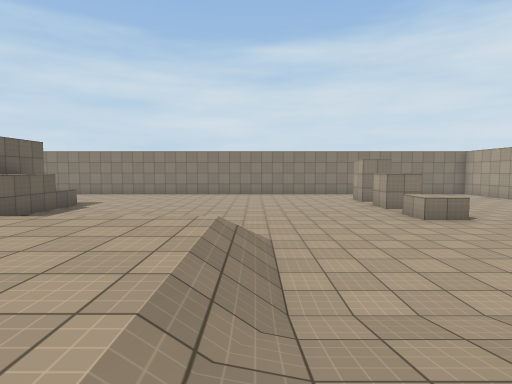
[1] (above)

20 first-person views from a walk through a Unity game level. The camera is 1.2 m above the floor, tilts 4° down and sees 80° across. The floor is counted in squares, 2 m on a side. Each view is taken from the middle of a square. On the plan, view 1 faces up. The plan holds only what a view shows up to about 9 squares ahead; the rest is blank. Surface patterns are stand-ins for the level's own textures.

[2]
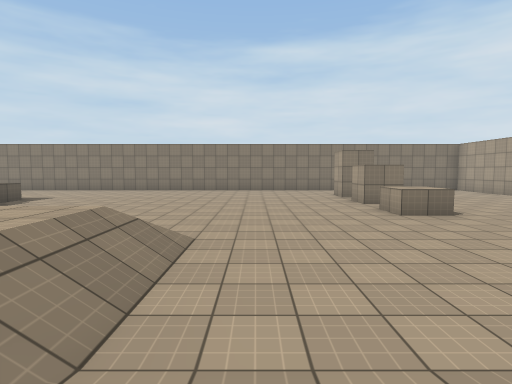

[3]
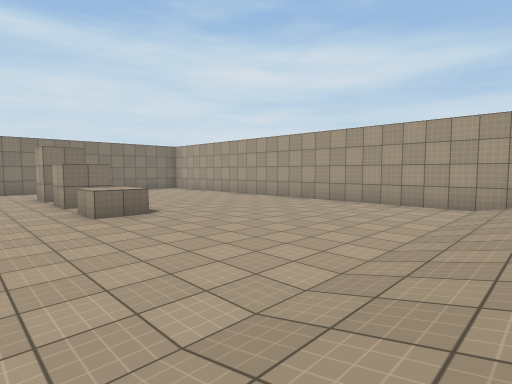

[4]
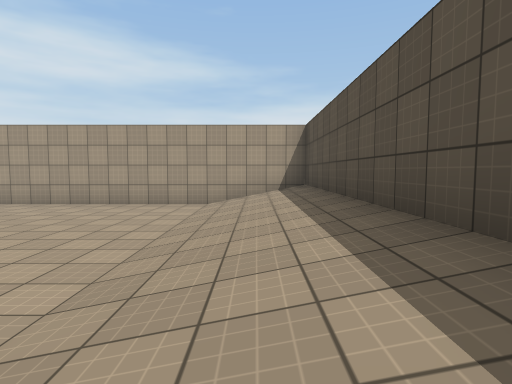

[5]
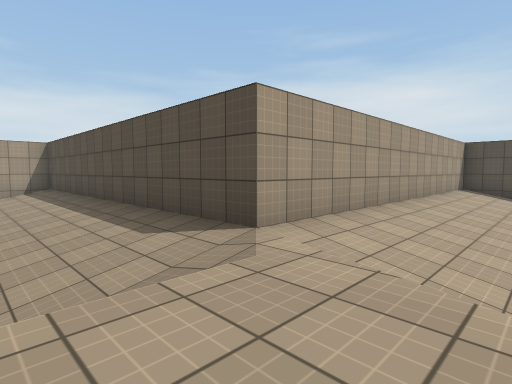

[6]
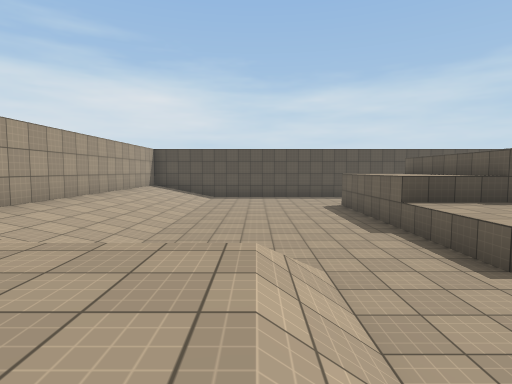

[7]
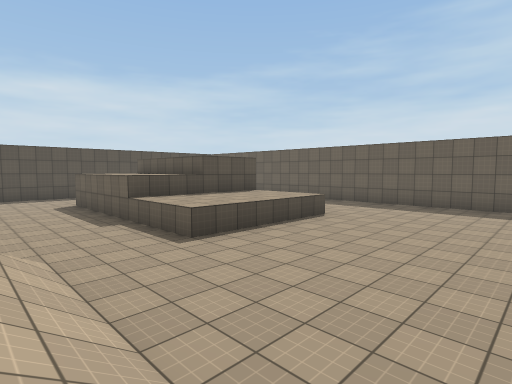

[8]
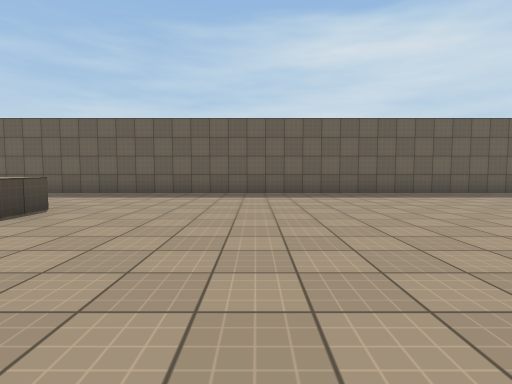

[9]
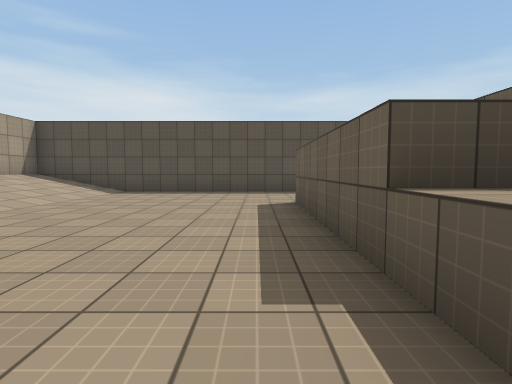

[10]
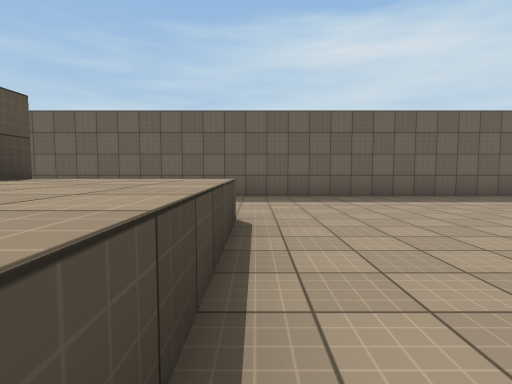

[11]
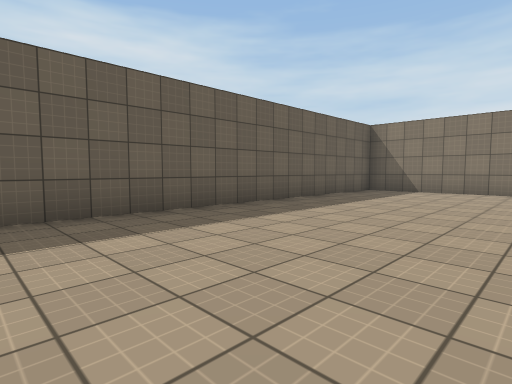

[12]
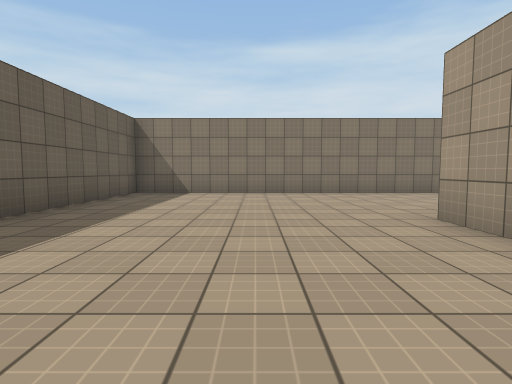

[13]
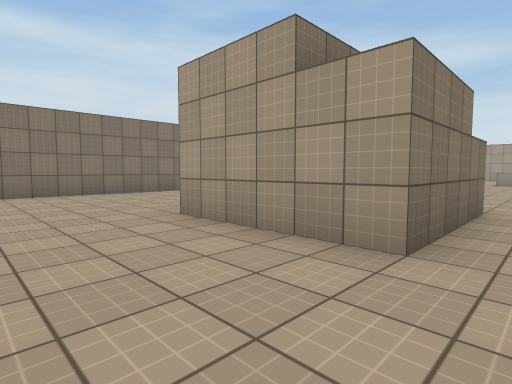

[14]
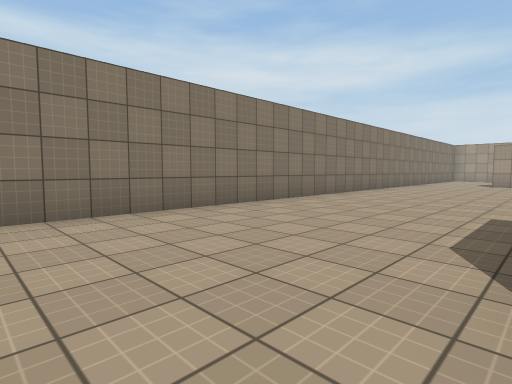

[15]
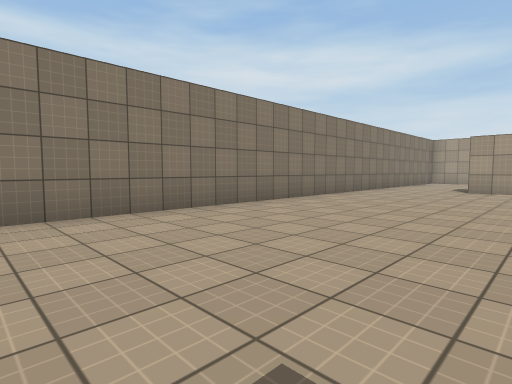

[16]
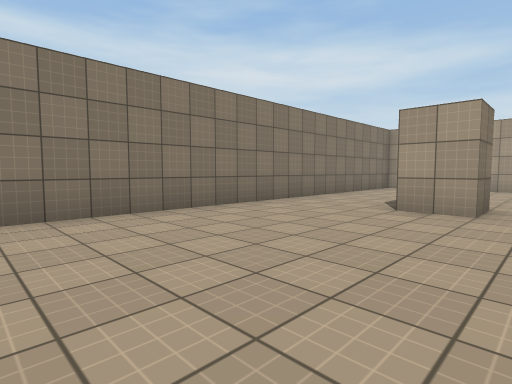

[17]
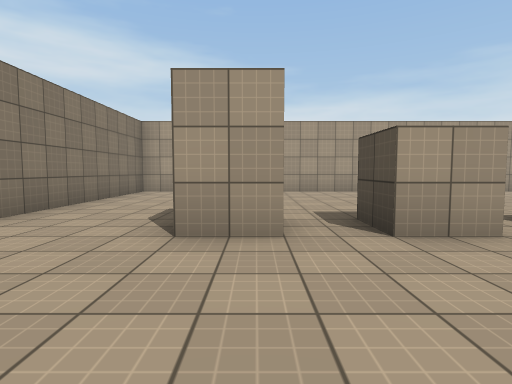

[18]
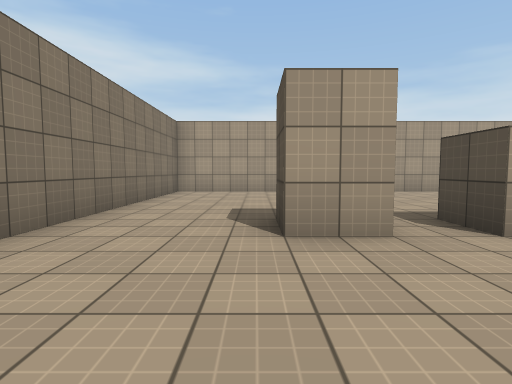

[19]
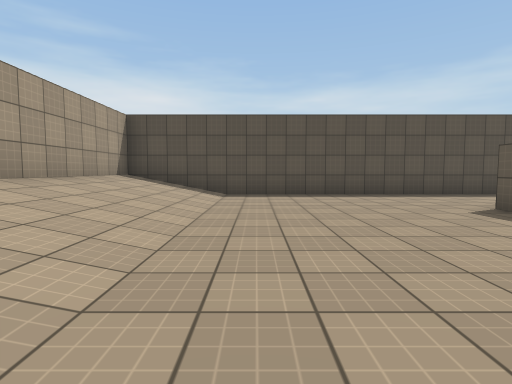

[20]
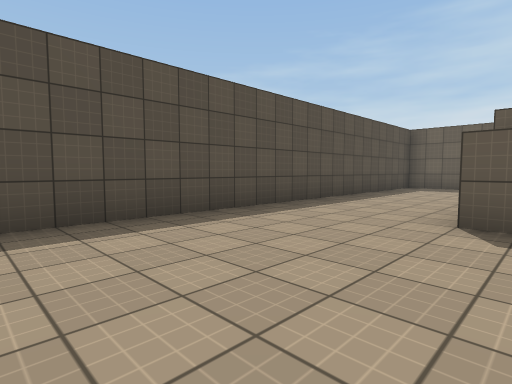

### Floor plan
Key: @ floor where view 1 was taken; # wall or solid block; . main floor; : floor 1 m higher than the main floor; / step, stairs or slope; ^ raised ledge.
Columns run from 15 left of view 1 to 10 right of it. Each row starts with its distance up from view 1.
 15 ##########################
 14 #........................#
 13 #........................#
 12 #........................#
 11 #..................#.....#
 10 #........................#
  9 #......# ^.........#.....#
  8 #......###...............#
  7 #......###.........^.....#
  6 #.........    ...........#
  5 #.......       ..........#
  4 #......... /////.........#
  3 #........../:::/.........#
  2 #........../::://////////#
  1 #........../::://////////#
  0 #........../ //@/////////#
 -1 #....^^^^... ///##########
 -2 #.. .^^^^....///#
 -3 #   .####....///#
 -4 #       #....///#
 -5 #       #....///#
 -6         #....///#
 -7      ........///#
 -8   ...........///#
 -9   ...........///#
-10    ##############

Where each view was taken, in squares from view 1:
view 1: 0 up, 0 right, facing up
view 2: 1 up, 1 right, facing up
view 3: 1 up, 2 right, facing up-right
view 4: 1 up, 2 right, facing right
view 5: 2 up, 2 left, facing down-right
view 6: 3 up, 4 left, facing down
view 7: 4 up, 4 left, facing down-left
view 8: 3 up, 6 left, facing left
view 9: 1 down, 6 left, facing down
view 10: 0 up, 7 left, facing left
view 11: 5 up, 10 left, facing up-left
view 12: 6 up, 11 left, facing up
view 13: 6 up, 11 left, facing up-right
view 14: 10 up, 10 left, facing up-right
view 15: 10 up, 6 left, facing up-right
view 16: 10 up, 1 left, facing up-right
view 17: 11 up, 1 right, facing right
view 18: 12 up, 1 right, facing right
view 19: 2 down, 3 left, facing down
view 20: 6 down, 3 left, facing down-left
